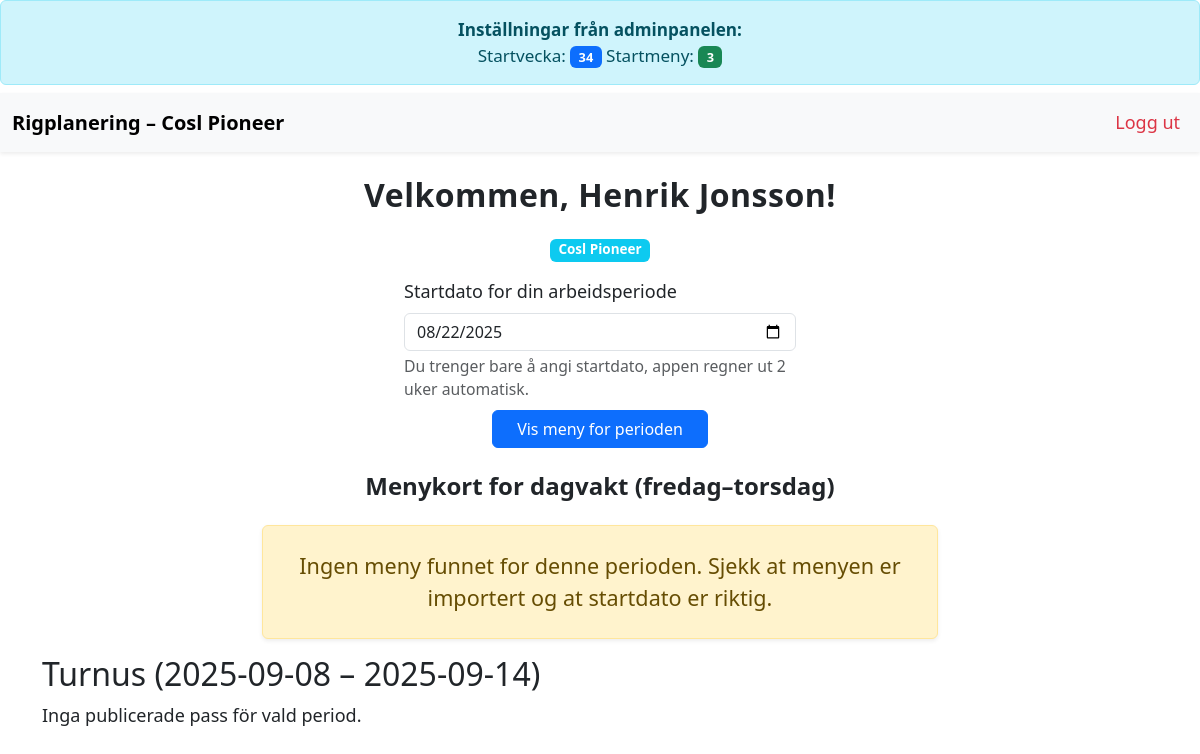
/dashboard (signed in), run on the app's committed database.
### tables this page shows
CREATE TABLE settings (
            id INTEGER PRIMARY KEY AUTOINCREMENT,
            tenant_id INTEGER NOT NULL,
            menu_start_date TEXT,
            menu_start_index INTEGER,
            menu_start_week INTEGER,
            rotation_mode TEXT,
            shift_base_friday INTEGER,
            timezone TEXT
        , arbetsperiod_start TEXT, arbetsperiod_slut TEXT);

CREATE TABLE rigs (
            id INTEGER PRIMARY KEY AUTOINCREMENT,
            name TEXT NOT NULL,
            description TEXT
        );

CREATE TABLE users (
            id INTEGER PRIMARY KEY AUTOINCREMENT,
            email TEXT UNIQUE NOT NULL,
            name TEXT,
            password_hash TEXT,
            tenant_id INTEGER,
            role TEXT,
            temp_password TEXT,
            rig_id INTEGER
        );

### app.py (the view, shortened to what this page needs)
@app.route('/dashboard', methods=['GET', 'POST'])
@login_required
def dashboard():
    db = get_db()
    u = current_user()
    if u is None:
        return redirect(url_for('login', next=request.path))
    s = db.execute("SELECT * FROM settings WHERE tenant_id=?", (u['tenant_id'],)).fetchone()
    if s is None:
        db.execute("INSERT INTO settings (tenant_id, menu_start_date, menu_start_index, timezone) VALUES (?, ?, ?, ?)",
                   (u['tenant_id'], '', 1, 'Europe/Stockholm'))
        db.commit()
        s = db.execute("SELECT * FROM settings WHERE tenant_id=?", (u['tenant_id'],)).fetchone()
    arbetsperiod_start = s['arbetsperiod_start'] if s and 'arbetsperiod_start' in s.keys() and s['arbetsperiod_start'] else None
    arbetsperiod_slut = s['arbetsperiod_slut'] if s and 'arbetsperiod_slut' in s.keys() and s['arbetsperiod_slut'] else None
    from datetime import datetime, timedelta
    import rotation
    def _monday_of_week(d: datetime) -> datetime:
        return d - timedelta(days=d.weekday())
    def _iso_day_start(d: datetime) -> str:
        return d.strftime("%Y-%m-%dT00:00")
    def _iso_day_end(d: datetime) -> str:
        return d.strftime("%Y-%m-%dT23:59")
    rig_id = u['rig_id'] if u and 'rig_id' in u else 1
    week = request.args.get("week")
    start = request.args.get("start")
    end = request.args.get("end")
    if start and end:
        try:
            d0 = datetime.strptime(start, "%Y-%m-%d")
            d1 = datetime.strptime(end, "%Y-%m-%d")
        except ValueError:
            return _bad_request("Fel datumformat, använd YYYY-MM-DD för start/end.")
    else:
        today = datetime.now()
        d0 = _monday_of_week(today)
        d1 = d0 + timedelta(days=6)
    start_ts = _iso_day_start(d0)
    end_ts = _iso_day_end(d1)
    slots = rotation.view(rig_id=rig_id, start_ts=start_ts, end_ts=end_ts)
    by_day = {}
    for s in slots:
        start_day = s["start_ts"][:10]
        by_day.setdefault(start_day, []).append(s)
    rig_name = None
    if u and u['rig_id']:
        rig = db.execute("SELECT name FROM rigs WHERE id=?", (u['rig_id'],)).fetchone()
        if rig:
            rig_name = rig['name']
    return render_template('dashboard.html', s=s, rig_name=rig_name,
                           arbetsperiod_start=arbetsperiod_start,
                           arbetsperiod_slut=arbetsperiod_slut,
                           user=u,
                           week_start=d0.date().isoformat(),
                           week_end=d1.date().isoformat(),
                           slots_by_day=by_day)

### app.py (called while the page is built)
def get_db():
    if 'db' not in g:
        g.db = sqlite3.connect('app.db')
        g.db.row_factory = sqlite3.Row
    return g.db

def current_user():
    uid = session.get('user_id')
    if not uid:
        return None
    db = get_db()
    user = db.execute("SELECT * FROM users WHERE id=?", (uid,)).fetchone()
    if not user:
        session.pop('user_id', None)
        session.pop('role', None)
        session.pop('force_pw_change', None)
        return None
    return user

def login_required(view_func):
    from functools import wraps
    @wraps(view_func)
    def wrapper(*args, **kwargs):
        if not current_user():
            return redirect(url_for('login', next=request.path))
        return view_func(*args, **kwargs)
    return wrapper

### rotation.py (called while the page is built)
def _conn():
    if not DB_PATH.exists():
        raise RuntimeError("Hittar inte app.db i projektroten.")
    conn = sqlite3.connect(DB_PATH.as_posix())
    conn.row_factory = sqlite3.Row
    conn.execute("PRAGMA foreign_keys = ON;")
    return conn

def view(rig_id: int, start_ts: str, end_ts: str) -> List[Dict[str, Any]]:
    q = """
    SELECT s.*, b.user_id, u.name AS user_name
    FROM turnus_slots s
    LEFT JOIN turnus_account_binding b ON b.slot_id = s.id
    LEFT JOIN users u ON u.id = b.user_id
    WHERE s.rig_id = ?
      AND s.status = 'published'
      AND s.start_ts >= ?
      AND s.end_ts <= ?
    ORDER BY s.start_ts ASC
    """
    with _conn() as conn:
        rows = conn.execute(q, (rig_id, start_ts, end_ts)).fetchall()
        return [dict(r) for r in rows]

### templates/dashboard.html (shortened to what this page needs)
    {% if s %}
      <div class="alert alert-info text-center mb-2" style="font-size:0.95em;">
        <b>Inställningar från adminpanelen:</b><br>
        Startvecka: <span class="badge bg-primary">{{ s.menu_start_week }}</span>
        Startmeny: <span class="badge bg-success">{{ s.menu_start_index }}</span>
      </div>
    {% endif %}
{% extends "layout.html" %}
{% block content %}
<div class="container" style="max-width:700px;">
  <h2 class="mb-4 text-center" style="font-weight:700; letter-spacing:0.5px;">Velkommen, {{ user.name }}!</h2>
  {% if rig_name %}
    <div class="text-center mb-2"><span class="badge bg-info">{{ rig_name }}</span></div>
  {% endif %}
  <form method="post" class="row g-2 align-items-end mb-4" style="max-width:400px;margin:auto;">
    <div class="col-12">
      <label for="arbetsperiod_start" class="form-label">Startdato for din arbeidsperiode</label>
      <input type="date" class="form-control" name="arbetsperiod_start" id="arbetsperiod_start" value="{{ arbetsperiod_start or '' }}">
      <div class="form-text">Du trenger bare å angi startdato, appen regner ut 2 uker automatisk.</div>
    </div>
    <div class="col-12 text-center mt-2">
      <button type="submit" class="btn btn-primary px-4">Vis meny for perioden</button>
    </div>
  </form>
  <h4 class="mb-3 text-center" style="font-weight:600;">Menykort for dagvakt (fredag–torsdag)</h4>
    {% if menu_days_period %}
  {% set days = menu_days_period|map(attribute='date')|unique|list %}
  {% set first_day = days[0] %}
  {% set last_day = days[-1] %}
      <div class="container-fluid">
        <div class="row fw-bold mb-2" style="font-size:1.1em;">
          <div class="col-6 text-center" style="color:#218838;">Lunsj</div>
          <div class="col-6 text-center" style="color:#0056b3;">Middag</div>
        </div>
      </div>
    {% else %}
      <div class="alert alert-warning text-center p-4 mt-4 shadow-sm rounded">
        <div style="font-size:1.2em;">Ingen meny funnet for denne perioden. Sjekk at menyen er importert og at startdato er riktig.</div>
      </div>
    {% endif %}
  </div>
<section>
  <h2>Turnus ({{ week_start }} – {{ week_end }})</h2>
  {% if not slots_by_day %}
    <p>Inga publicerade pass för vald period.</p>
  {% endif %}
</section>
</div>
{% endblock %}

### templates/layout.html (shortened to what this page needs)
<!doctype html>
<html lang="sv">
<head>
  <link href="https://cdn.jsdelivr.net/npm/bootstrap@5.3.3/dist/css/bootstrap.min.css" rel="stylesheet">
</head>
<body>
{% if not request.endpoint or request.endpoint not in ['login', 'register'] %}
<nav class="navbar navbar-expand-lg navbar-light bg-light shadow-sm mb-3">
  <div class="container-fluid">
  <a class="navbar-brand fw-bold" href="{{ url_for('dashboard') }}">Rigplanering{% if rig_name %} – {{ rig_name }}{% endif %}</a>
    <div class="collapse navbar-collapse justify-content-end" id="mainNavbar">
      <ul class="navbar-nav mb-2 mb-lg-0 gap-lg-2">
        <li class="nav-item">
          <a class="nav-link text-danger" href="{{ url_for('logout') }}">Logg ut</a>
        </li>
      </ul>
    </div>
  </div>
</nav>
{% endif %}
<div class="container my-4">
  {% block content %}{% endblock %}
</body>
</html>

### templates/layout.html (style rules this page uses)
body { font-size: 18px; }

### data on the page
settings: menu_start_week "34", menu_start_index "3", arbetsperiod_start "08/22/2025"
rigs: name "Cosl Pioneer"
users: name "Henrik Jonsson"

### other printed values
{{ week_start }} "2025-09-08"
{{ week_end }} "2025-09-14"
